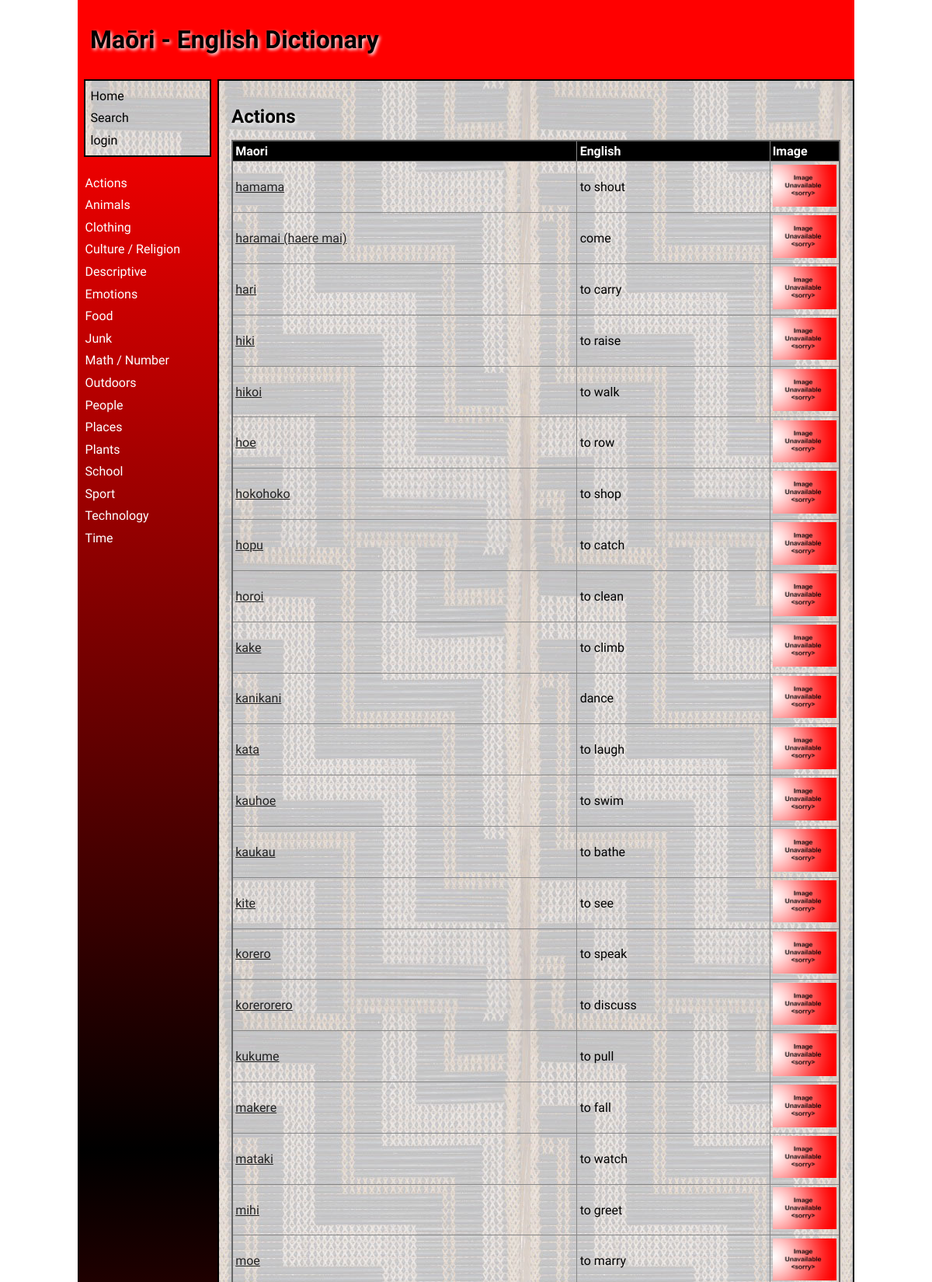
Page /category/1 (upper part) on the committed database.
### tables this page shows
CREATE TABLE "category"
(
    id            integer
        primary key autoincrement,
    category_name varchar(30)
);

CREATE TABLE "dictionary"
(
    id          integer
        primary key autoincrement,
    maori       varchar(30),
    english     varchar(30),
    description varchar(1000),
    level       integer,
    category_id integer
        references category
            on delete cascade,
    user_id     integer
        references user_details
            on delete set null,
    date_added  datetime
);

### app.py (the view, shortened to what this page needs)
@app.route('/category/<id>', methods=["POST", "GET"])
def render_category(id):
    query = """SELECT c.category_name, d.maori, d.english, d.id, c.id
               FROM category c
               LEFT JOIN dictionary d on c.id = d.category_id
               WHERE c.id = ?
               ORDER BY maori"""
    query_results = execute_query(query, [id])
    if issubclass(type(query_results), Error):
        return redirect('/?error=Category+could+not+be+retrieved+unknown+error')
    image_names = get_image_filenames(query_results)
    error = request.args.get('error')
    if error is None:
        error = ""
    return render_template('category.html'
                           , category_words=query_results
                           , logged_in=is_logged_in()
                           , image_names=image_names
                           , error=error
                           , category_list=get_category_list()
                           , allow_edit=allow_edit())

### app.py (called while the page is built, shortened)
def get_connection(db_file):
    try:
        connection = sqlite3.connect(db_file)
        connection.execute('pragma foreign_keys=ON')
        return connection
    except Error as e:
        print(e)
    return None

def get_image_filename(english_name):
    path_file = f"static\\images\\{english_name}.*"
    listing = glob.glob(path_file)
    for filename in listing:
        return os.path.basename(filename)
    return "noimage.png"

def get_image_filenames(words):
    image_names = []
    for word in words:
        image_names.append(get_image_filename(word[2]))
    return image_names

def get_category_list():
    category_list = execute_query("SELECT * FROM category ORDER BY category_name")
    if issubclass(type(category_list), Error):
        return []
    return category_list

def allow_edit():
    if not is_logged_in():
        return False

def is_logged_in():
    if session.get('email') is None:
        return False
    else:
        return True

def execute_query(query, args=None):
    connection = get_connection(DATABASE)
    cursor = connection.cursor()
    try:
        if args is None:
            cursor.execute(query)
        else:
            cursor.execute(query, args)
        query_results = cursor.fetchall()
    except sqlite3.Error as e:
        return e
    finally:
        if connection is not None:
            connection.close()
    return query_results

### templates/category.html (shortened to what this page needs)
{% extends "base.html" %}
{% block main %}
    {% if logged_in and allow_edit %}
        <h2>{{ category_words[0][0] }} <strong>-</strong> <a href="\delete_category\{{ category_words[0][4] }}">Delete Category</a></h2>
    {% else %}
        <h2>{{ category_words[0][0] }}</h2>
    {% endif %}
    <table class="table">
        <thead>
            <tr>
                <th><strong>Maori</strong></th>
                <th><strong>English</strong></th>
                <th><strong>Image</strong></th>
            </tr>
        </thead>
        <tbody>
            {% for word in category_words %}
                <tr>
                    {% if word[1] != None %}
                        <td><a href="\word\{{ word[3] }}?breadcrumb=/category/{{ category_words[0][4] }}">{{ word[1] }}</a></td>
                        <td>{{ word[2] }}</td>
                        <td><img class="thumb" src= "../static/images/{{ image_names[loop.index0]}}"></td>
                    {% endif %}
                </tr>
            {% endfor %}
        </tbody>
    </table>
{% endblock %}

### templates/base.html (shortened to what this page needs)
<!doctype html>
<html lang="en">
<head>
	<link href="{{ url_for('static', filename='css/style.css') }}" rel="stylesheet">
</head>
<body>
	<div id="container">
		<header>
			<h1>{% block heading %}Maōri - English Dictionary{% endblock %}</h1>
		</header>
		<nav style="padding-top: 0">
			<ul>
                <div class="main-links">
                <li><a href="/" style="color: black;">Home</a></li>
				<li><a href="/search/~" style="color: black;">Search</a></li>
				{% if logged_in %}
                    {% if allow_edit %}
					    <li><a href="/addcategory" style="color: black;">Add Category</a></li>
                    {% endif %}
					<li><a href="/logout" style="color: black;">Logout</a></li>
                {% else %}
                    <li><a href="/login" style="color: black;">login</a></li>
                {% endif %}
                </div>
            <br>
                {% for category in category_list %}
                    <li><a href="/category/{{ category[0] }}">{{ category[1] }}</a></li>
                {% endfor %}
			</ul>
		</nav>
		<main style="border: solid black 2px">
            {% block main %}{% endblock %}
        </main>
	</div>
</body>
</html>

### static/css/style.css (style rules this page uses)
* { font-family: Comfortaa, sans-serif; margin: 0; padding: 0; box-sizing: border-box; }
.main-links { background-image: url('../images/poutama.jpg'); padding: 5px; color: black !important; border: solid black 2px; }
#container { display: grid; grid-template-columns: 75px auto; grid-template-areas: 'nav header' 'main main' 'footer footer'; }
header { grid-area: header; background-color: #f00; padding: 1rem; }
nav { grid-area: nav; }
main { grid-area: main; padding: 1rem; background-color: #edd; }
h1, h2, h3, h4 { padding: 1rem 0; font-family: 'Suez One', serif; color: #000; text-shadow: 2px 2px 4px #fff; }
a { color: #222; }
img { width: 100%; }
table { width: 100%; border: 2px solid #666; border-collapse: collapse; }
table thead { background-color: black; color: white; }
th, td { border: 1px solid #888; padding: 0.2rem; text-align: left; }
th { background-color: #000000; color: #ffffff; }
tr th:last-child { width: 90px; }
tr td:last-child { width: 90px; }
.thumb { max-width: 90px; }
@media only screen and (min-width: 768px) { #container { grid-template-columns: 180px auto; grid-template-areas: 'header header' 'nav main' 'footer footer'; } }
@media only screen and (min-width: 768px) { nav { background: linear-gradient(180deg, rgba(255,0,0,1) 0%, rgba(0, 0, 0, 1) 50%, rgba(255,0,0,1) 100%); padding: 0.5rem; } }
@media only screen and (min-width: 768px) { nav ul { list-style: none; } }
@media only screen and (min-width: 768px) { nav li { padding: 0.3rem 0 0.3rem 0.1rem; } }
@media only screen and (min-width: 768px) { nav a { color: #fff; text-decoration: none; } }
@media only screen and (min-width: 768px) { main { background-image: url('../images/poutama.jpg'); } }
@media only screen and (min-width: 1000px) { #container { width: 1000px; margin: auto; } }

### rows in the picture
category: category_name "Actions"
category: category_name "Animals"
category: category_name "Clothing"
category: category_name "Culture / Religion"
category: category_name "Descriptive"
category: category_name "Emotions"
category: category_name "Food"
category: category_name "Junk"
category: category_name "Math / Number"
category: category_name "Outdoors"
category: category_name "People"
category: category_name "Places"
category: category_name "Plants"
category: category_name "School"
category: category_name "Sport"
category: category_name "Technology"
category: category_name "Time"
dictionary: maori "hamama", english "to shout"
dictionary: maori "haramai (haere mai)", english "come"
dictionary: maori "hari", english "to carry"
dictionary: maori "hiki", english "to raise"
dictionary: maori "hikoi", english "to walk"
dictionary: maori "hoe", english "to row"
dictionary: maori "hokohoko", english "to shop"
dictionary: maori "hopu", english "to catch"
dictionary: maori "horoi", english "to clean"
dictionary: maori "kake", english "to climb"
dictionary: maori "kanikani", english "dance"
dictionary: maori "kata", english "to laugh"
dictionary: maori "kauhoe", english "to swim"
dictionary: maori "kaukau", english "to bathe"
dictionary: maori "kite", english "to see"
dictionary: maori "korero", english "to speak"
dictionary: maori "korerorero", english "to discuss"
dictionary: maori "kukume", english "to pull"
dictionary: maori "makere", english "to fall"
dictionary: maori "mataki", english "to watch"
dictionary: maori "mihi", english "to greet"
dictionary: maori "moe", english "to marry"
